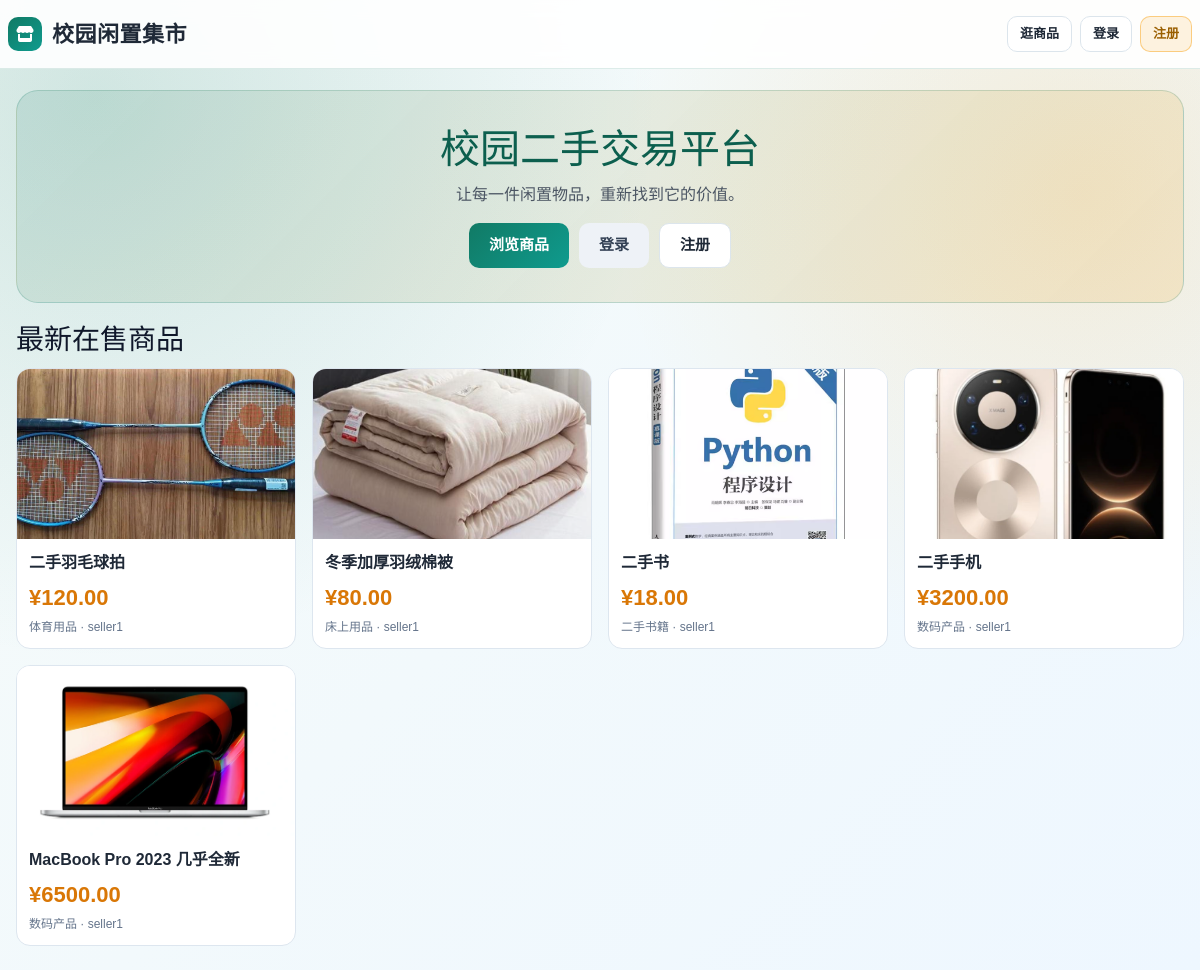
The page / on the database its author committed.
### core/models.py (models this page shows, shortened)
class Goods(models.Model):
    STATUS_CHOICES = (
        (0, '待上架'),
        (1, '在售'),
        (2, '已售出'),
    )
    title = models.CharField(max_length=100, verbose_name='商品标题')
    price = models.DecimalField(max_digits=10, decimal_places=2, verbose_name='商品价格')
    desc = models.TextField(verbose_name='商品描述')
    image = models.ImageField(upload_to='goods/', null=True, blank=True, verbose_name='商品图片')
    category = models.ForeignKey(Category, on_delete=models.CASCADE, verbose_name='所属分类')
    seller = models.ForeignKey('auth.User', on_delete=models.CASCADE, verbose_name='卖家')
    status = models.IntegerField(choices=STATUS_CHOICES, default=1, verbose_name='商品状态')
    stock = models.PositiveIntegerField(default=1, verbose_name='库存')
    is_sold = models.BooleanField(default=False, verbose_name='已售出')
    ai_description = models.TextField(null=True, blank=True, verbose_name='AI生成描述')
    ai_price_suggestion = models.DecimalField(max_digits=10, decimal_places=2, null=True, blank=True, verbose_name='AI价格建议')
    create_time = models.DateTimeField(auto_now_add=True, verbose_name='创建时间')
    class Meta:
        verbose_name = '二手商品'
        verbose_name_plural = verbose_name

class Category(models.Model):
    name = models.CharField(max_length=50, unique=True, verbose_name='分类名称')
    desc = models.TextField(null=True, blank=True, verbose_name='分类描述')
    create_time = models.DateTimeField(auto_now_add=True, verbose_name='创建时间')
    class Meta:
        verbose_name = '商品分类'
        verbose_name_plural = verbose_name
        ordering = ['-create_time']  # 按创建时间倒序排列

### core/views.py (the view)
# urls.py: path('', views.index, name='index'),
def index(request):
    goods_list = Goods.objects.filter(status=1, stock__gt=0).select_related('category', 'seller').order_by('-create_time')[:8]
    return render(request, 'core/index.html', {'goods_list': goods_list})

### core/templates/core/index.html (shortened to what this page needs)
{% extends 'core/base.html' %}
{% block container_class %}index-container{% endblock %}
{% block content %}
<div class="hero">
    <h1>校园二手交易平台</h1>
    <p>让每一件闲置物品，重新找到它的价值。</p>
    <div class="hero-actions">
        <a href="{% url 'core:goods_list' %}" class="btn">浏览商品</a>
        {% if user.is_authenticated %}
            <a href="{% url 'core:goods_publish' %}" class="btn btn-secondary">发布商品</a>
            <a href="{% url 'core:order_list' %}" class="btn btn-link">我的订单</a>
        {% else %}
            <a href="{% url 'core:login' %}" class="btn btn-secondary">登录</a>
            <a href="{% url 'core:register' %}" class="btn btn-link">注册</a>
        {% endif %}
    </div>
</div>
<h3 class="section-title">最新在售商品</h3>
{% if goods_list %}
<div class="goods-grid">
    {% for goods in goods_list %}
    <a class="goods-card" href="{% url 'core:goods_detail' goods_id=goods.id %}" style="text-decoration:none;color:inherit;">
        {% if goods.image %}
            <img src="{{ goods.image.url }}" alt="{{ goods.title }}" class="goods-image">
        {% else %}
            <div class="goods-image" style="display:flex;align-items:center;justify-content:center;color:#94a3b8;">暂无图片</div>
        {% endif %}
        <div class="goods-body">
            <div class="goods-title">{{ goods.title }}</div>
            <div class="goods-price">¥{{ goods.price }}</div>
            <div class="goods-meta">{{ goods.category.name }} · {{ goods.seller.username }}</div>
        </div>
    </a>
    {% endfor %}
</div>
{% else %}
<div style="background:#fff;border:1px dashed #cfd9e3;border-radius:14px;padding:42px;text-align:center;color:#64748b;">
    暂无在售商品，快来发布第一件吧。
</div>
{% endif %}
{% endblock %}

### core/templates/core/base.html (shortened to what this page needs)
<!DOCTYPE html>
<html lang="zh-CN">
<head>
    {% load static %}
    <link href="https://cdn.jsdelivr.net/npm/bootstrap@5.3.0/dist/css/bootstrap.min.css" rel="stylesheet">
    <link rel="stylesheet" href="https://cdnjs.cloudflare.com/ajax/libs/font-awesome/6.0.0/css/all.min.css">
</head>
<body>
    <nav id="siteHeader">
        <div class="nav-container">
            <a class="brand-link" href="{% url 'core:index' %}">
                <span class="brand-logo"><i class="fa-solid fa-store"></i></span>
                <span class="brand-title">校园闲置集市</span>
            </a>
            <div class="nav-right">
                {% url 'core:goods_list' as goods_list_url %}
                {% url 'core:goods_publish' as goods_publish_url %}
                {% url 'core:my_goods' as my_goods_url %}
                {% url 'core:order_list' as order_list_url %}
                {% url 'core:favorite_list' as favorite_list_url %}
                {% url 'core:my_reports' as my_reports_url %}
                {% url 'core:personal_center' as personal_center_url %}
                {% url 'core:logout' as logout_url %}
                {% url 'core:login' as login_url %}
                {% url 'core:register' as register_url %}
                {% if user.is_authenticated %}
                    <a href="{% url 'core:personal_center' %}" class="user-info-link">
                        {% if user.userprofile.avatar %}
                            <img src="{{ user.userprofile.avatar.url }}" alt="头像" class="user-avatar">
                        {% else %}
                            <span class="user-avatar" style="background:#117a65;color:#fff;display:flex;align-items:center;justify-content:center;">
                                {{ user.userprofile.nickname|default:user.username|slice:":1"|upper }}
                            </span>
                        {% endif %}
                        <span class="user-nickname">{{ user.userprofile.nickname|default:user.username }}</span>
                    </a>
                    <a href="{{ goods_list_url }}" class="nav-btn {% if request.path == goods_list_url %}nav-btn-primary{% endif %}">逛商品</a>
                    <a href="{{ goods_publish_url }}" class="nav-btn {% if request.path == goods_publish_url %}nav-btn-primary{% endif %}">发布</a>
                    <a href="{{ my_goods_url }}" class="nav-btn {% if request.path == my_goods_url %}nav-btn-primary{% endif %}">我卖出</a>
                    <a href="{{ order_list_url }}" class="nav-btn {% if request.path == order_list_url %}nav-btn-primary{% endif %}">我买到</a>
                    <a href="{{ favorite_list_url }}" class="nav-btn {% if request.path == favorite_list_url %}nav-btn-primary{% endif %}">我的收藏</a>
                    <a href="{{ my_reports_url }}" class="nav-btn {% if request.path == my_reports_url %}nav-btn-primary{% endif %}">我的举报</a>
                    <a href="{{ personal_center_url }}" class="nav-btn {% if request.path == personal_center_url %}nav-btn-primary{% endif %}">个人中心</a>
                    <a href="{{ logout_url }}" class="nav-btn nav-btn-secondary">退出</a>
                {% else %}
                    <a href="{{ goods_list_url }}" class="nav-btn {% if request.path == goods_list_url %}nav-btn-primary{% endif %}">逛商品</a>
                    <a href="{{ login_url }}" class="nav-btn {% if request.path == login_url %}nav-btn-primary{% endif %}">登录</a>
                    <a href="{{ register_url }}" class="nav-btn nav-btn-secondary {% if request.path == register_url %}nav-btn-primary{% endif %}">注册</a>
                {% endif %}
            </div>
        </div>
    </nav>
    <main class="{% block container_class %}container{% endblock %}">
        {% block content %}{% endblock %}
    </main>
</body>
</html>

### core/templates/core/base.html (style rules this page uses)
:root { --bg-start: #f6fbf9; --bg-end: #eef7ff; --brand: #117a65; --brand-strong: #0c5f4e; --accent: #f59e0b; --text-main: #1f2937; --text-muted: #5b6678; --card: #ffffff; --line: #dce5ec; --shadow: 0 16px 40px rgba(15, 33, 52, 0.12); }
* { margin: 0; padding: 0; box-sizing: border-box; }
body { font-family: 'Noto Sans SC', sans-serif; color: var(--text-main); min-height: 100vh; padding: 90px 16px 24px; background: radial-gradient(circle at 8% 10%, rgba(17, 122, 101, 0.16), transparent 40%), radial-gradient(circle at 90% 20%, rgba(245, 158, 11, 0.14), transparent 35%), linear-gradient(135deg, var(--bg-start) 0%, var(--bg-end) 100%); }
#siteHeader { position: fixed; top: 0; left: 0; right: 0; z-index: 1000; border-bottom: 1px solid rgba(17, 122, 101, 0.14); background: rgba(255, 255, 255, 0.9); backdrop-filter: blur(10px); }
.nav-container { max-width: 1200px; margin: 0 auto; height: 68px; padding: 0 8px; display: flex; align-items: center; justify-content: space-between; gap: 10px; }
.brand-link { display: flex; align-items: center; gap: 10px; text-decoration: none; color: var(--text-main); font-weight: 700; }
.brand-logo { width: 34px; height: 34px; border-radius: 10px; background: linear-gradient(140deg, var(--brand), #0f9b8e); color: #fff; display: flex; align-items: center; justify-content: center; font-size: 16px; }
.brand-title { font-family: 'ZCOOL XiaoWei', serif; letter-spacing: 0.5px; font-size: 22px; }
.nav-right { display: flex; align-items: center; gap: 8px; flex-wrap: wrap; justify-content: flex-end; }
.nav-btn { border: 1px solid var(--line); background: #fff; color: var(--text-main); text-decoration: none; border-radius: 10px; padding: 7px 12px; font-size: 13px; font-weight: 600; transition: all 0.2s ease; }
.nav-btn-secondary { border-color: rgba(245, 158, 11, 0.45); background: rgba(245, 158, 11, 0.12); color: #9a5f00; }
.container, .index-container, .goods-list-container, .goods-detail-container, .order-list-container { width: min(1180px, 100%); margin: 0 auto; animation: riseIn 0.45s ease; }
.btn { width: 100%; border: none; border-radius: 10px; padding: 11px 14px; background: linear-gradient(135deg, var(--brand), #0f9b8e); color: #fff; font-size: 15px; font-weight: 700; cursor: pointer; text-decoration: none; display: inline-flex; align-items: center; justify-content: center; gap: 6px; transition: all 0.2s ease; }
.btn-secondary { background: #eef2f7; color: #334155; }
.btn-link { background: #fff; border: 1px solid var(--line); color: var(--text-main); }

### core/templates/core/index.html (style rules this page uses)
.hero { background: linear-gradient(135deg, rgba(17, 122, 101, 0.12), rgba(245, 158, 11, 0.14)); border: 1px solid rgba(17, 122, 101, 0.2); border-radius: 22px; padding: 34px; margin-bottom: 20px; text-align: center; }
.hero h1 { color: #0c5f4e; margin-bottom: 10px; }
.hero p { color: #4b5563; margin-bottom: 16px; }
.hero-actions { display: flex; justify-content: center; flex-wrap: wrap; gap: 10px; }
.hero-actions .btn { width: auto; padding: 10px 20px; }
.section-title { margin: 0 0 12px; color: #0f172a; }
.goods-grid { display: grid; grid-template-columns: repeat(auto-fill, minmax(260px, 1fr)); gap: 16px; }
.goods-card { background: #fff; border: 1px solid #dde6ef; border-radius: 14px; overflow: hidden; transition: all 0.2s ease; }
.goods-image { width: 100%; height: 170px; object-fit: cover; background: #f3f6fb; }
.goods-body { padding: 12px; }
.goods-title { font-size: 16px; font-weight: 700; margin-bottom: 6px; }
.goods-price { color: #d97706; font-size: 22px; font-weight: 800; margin-bottom: 4px; }
.goods-meta { color: #64748b; font-size: 12px; }

### rows shown on the page
Goods: image (picture), title "二手羽毛球拍", price "120.00", category.name "体育用品", seller.username "seller1"
Goods: image (picture), title "冬季加厚羽绒棉被", price "80.00", category.name "床上用品", seller.username "seller1"
Goods: image (picture), title "二手书", price "18.00", category.name "二手书籍", seller.username "seller1"
Goods: image (picture), title "二手手机", price "3200.00", category.name "数码产品", seller.username "seller1"
Goods: image (picture), title "MacBook Pro 2023 几乎全新", price "6500.00", category.name "数码产品", seller.username "seller1"
